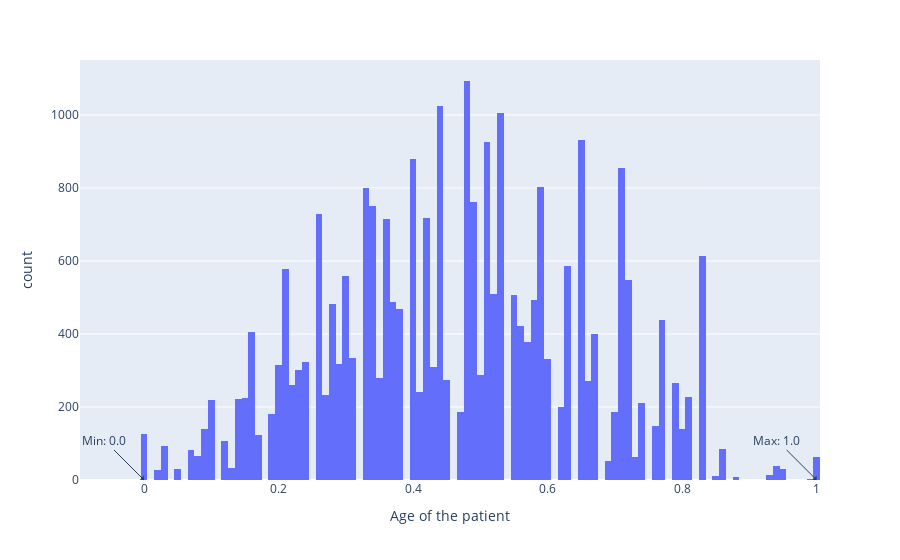

Here is the notebook cell this chart was saved with:
### Code cell
column_name = 'Age of the patient'  # Replace with the actual column name

# Sort the DataFrame by the column in ascending order
df_sorted = df.sort_values(column_name)

# Create the Plotly figure
fig = px.histogram(df_sorted, x=column_name)
min_value = df_sorted[column_name].min()
max_value = df_sorted[column_name].max()

# Get the statistical measures
mean_value = df_sorted[column_name].mean()
std_value = df_sorted[column_name].std()
quantiles = df_sorted[column_name].quantile([0.25, 0.5, 0.75])
count = df_sorted[column_name].count()
print("Mean: {:.2f}".format(mean_value))
print("Std: {:.2f}".format(std_value))
print("Q1: {:.2f}".format(quantiles[0.25]))
print("Q2: {:.2f}".format(quantiles[0.5]))
print("Q3: {:.2f}".format(quantiles[0.75]))
print("Count: {}".format(count))
# Add annotations for statistical measures
fig.update_layout(
    annotations=[
         dict(
            x=min_value,
            y=0,
            xref="x",
            yref="paper",
            text="Min: {}".format(min_value),
            showarrow=True,
            arrowhead=1,
            ax=-40,
            ay=-40
        ),
        
        dict(
            x=max_value,
            y=0,
            xref="x",
            yref="paper",
            text="Max: {}".format(max_value),
            showarrow=True,
            arrowhead=1,
            ax=-40,
            ay=-40
        )
        
    ]
)

# Save the figure as an HTML file

# Show the plot
fig.show()

### Figure 1 — Plotly figure (JSON) as saved in the notebook; plotly's stock layout.template omitted (floating-point values rounded to 4 significant figures; data arrays with more than 128 entries replaced by an {"elided": "..."} marker saying what was removed)
{"data": [{"alignmentgroup": "True", "bingroup": "x", "hovertemplate": "Age of the patient=%{x}<br>count=%{y}<extra></extra>", "legendgroup": "", "marker": {"color": "#636efa", "pattern": {"shape": ""}}, "name": "", "offsetgroup": "", "orientation": "v", "showlegend": false, "type": "histogram", "x": {"elided": "27540 float values"}, "xaxis": "x", "yaxis": "y"}], "layout": {"annotations": [{"arrowhead": 1, "ax": -40, "ay": -40, "showarrow": true, "text": "Min: 0.0", "x": 0, "xref": "x", "y": 0, "yref": "paper"}, {"arrowhead": 1, "ax": -40, "ay": -40, "showarrow": true, "text": "Max: 1.0", "x": 1, "xref": "x", "y": 0, "yref": "paper"}], "barmode": "relative", "legend": {"tracegroupgap": 0}, "margin": {"t": 60}, "xaxis": {"anchor": "y", "domain": [0, 1], "title": {"text": "Age of the patient"}}, "yaxis": {"anchor": "x", "domain": [0, 1], "title": {"text": "count"}}}}
